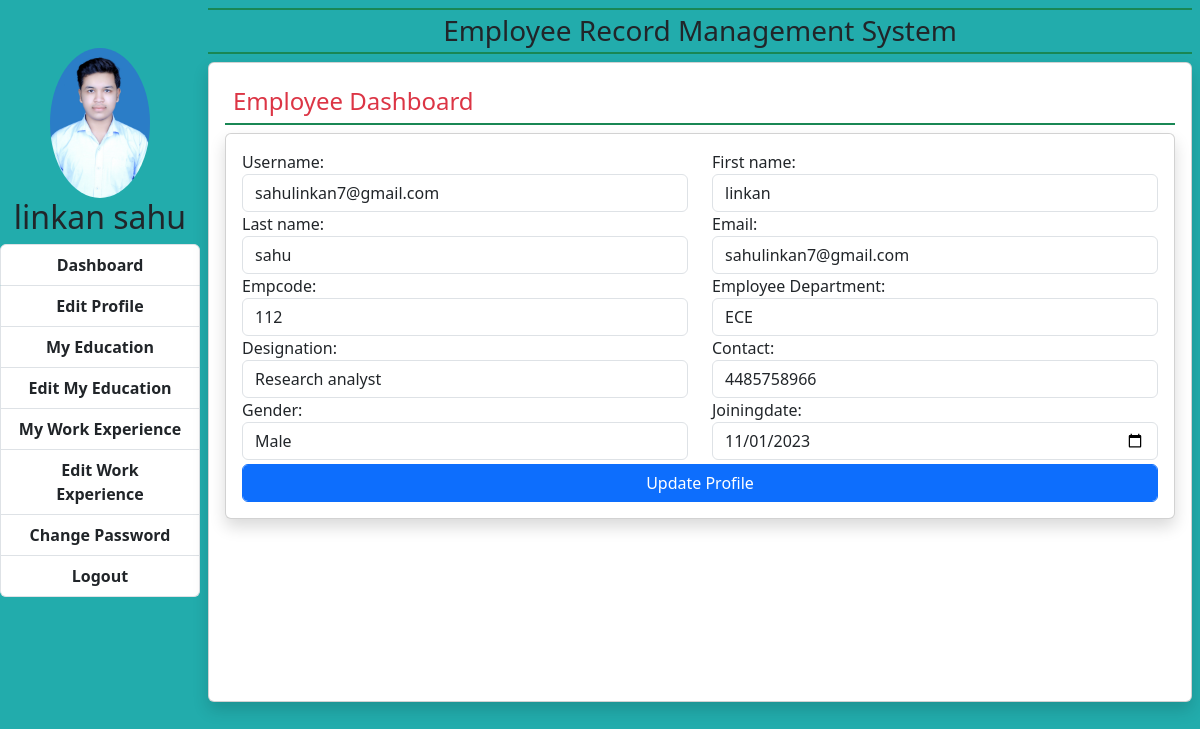
The page /accounts/profile/ (signed in) on the database its author committed.
### accounts/models.py (models this page shows, shortened)
class EmployeeDetail(models.Model):
    user=models.OneToOneField(User,on_delete=models.CASCADE)
    empcode=models.CharField(max_length=40)
    empdept=models.CharField(max_length=100,null=True)
    designation=models.CharField(max_length=100,null=True)
    contact=models.CharField(max_length=15,null=True)
    gender=models.CharField(max_length=20,null=True)
    joiningdate=models.DateField(null=True)

### accounts/views.py (the view)
# urls.py: path("profile/",views.profileview,name="profile"),
def profileview(request):
    if request.user.is_authenticated:
        try:
            usr=EmployeeDetail.objects.get(user=request.user)
            if request.method=='POST':
                fm=EditUserForm(request.POST,instance=request.user)
                fm2=EditprofileForm(request.POST,instance=usr)
                if fm.is_valid() and fm2.is_valid():
                    fm.save()
                    fm2.save()
                    messages.success(request,"your profile got updated !")
                else:
                    messages.error(request,"please update carefully ! ")
            else:
                fm=EditUserForm(instance=request.user)
                fm2=EditprofileForm(instance=usr)
            return render(request,"accounts/profile.html",{'form':fm,'form2':fm2})
        except:
            messages.error(request,"Invalid User")
            return HttpResponseRedirect("/accounts/logout/")
    else:
        return HttpResponseRedirect("/accounts/login/")

### accounts/forms.py
class EditUserForm(forms.ModelForm):
    password=None
    username=forms.CharField(widget=forms.TextInput(attrs={'class':'form-control'}))
    email=forms.CharField(error_messages={'required':'please enter your Email address'},widget=forms.EmailInput(attrs={'class':'form-control'}))
    first_name=forms.CharField(error_messages={'required':'please enter your first name'},widget=forms.TextInput(attrs={'class':'form-control'}))
    last_name=forms.CharField(error_messages={'required':'please enter your last name'},widget=forms.TextInput(attrs={'class':'form-control'}))
    class Meta:
        model=User
        fields=['username','first_name','last_name','email']

class EditprofileForm(forms.ModelForm):
    empcode=forms.CharField(max_length=100,widget=forms.TextInput(attrs={'class':'form-control'}))
    empdept=forms.CharField(label="Employee Department",widget=forms.TextInput(attrs={'class':'form-control'}))
    designation=forms.CharField(widget=forms.TextInput(attrs={'class':'form-control'}))
    contact=forms.CharField(max_length=10,widget=forms.TextInput(attrs={'class':'form-control'}))
    gender=forms.CharField(widget=forms.TextInput(attrs={'class':'form-control'}))
    joiningdate=forms.CharField(widget=forms.DateInput(attrs={'class':'form-control','type':'date'}))
    class Meta:
        model=EmployeeDetail
        fields="__all__"
        exclude=['user']

### accounts/templates/accounts/profile.html (shortened to what this page needs)
{% extends "core/base2.html" %}
{% block main %}
<h4 class="text-danger p-2 border-bottom border-success border-2">Employee Dashboard</h4>
<div class="card shadow">
    <div class="card-body">
        <form action="" method="post" novalidate>
            <div class="row">
                {% for field in form %}
                    <div class="col-sm-6">
                        {{field.label_tag}}
                        {{field}}
                    </div>
                {% endfor %}
                {% for field in form2 %}
                    <div class="col-sm-6">
                        {{field.label_tag}}
                        {{field}}
                    </div>
                {% endfor %}
            </div>
            <input type="submit" value="Update Profile" class="btn btn-primary form-control mt-1">
        </form>
    </div>
</div>
{% endblock main %}

### core/templates/core/base2.html (shortened to what this page needs)
<!DOCTYPE html>
{% load static %}
<html lang="en">
<head>
    {% block corecss %}
        <link rel="stylesheet" href="{% static 'core/css/bootstrap.css' %}">
        <link rel="stylesheet" href="{% static 'core/css/bootstrap.min.css' %}">
        <link rel="stylesheet" href="{% static 'core/css/core.css' %}">
    {% endblock corecss %}
</head>
<body>
    <div class="container-fluid">
        <div class="row">
            <div class="col-sm-2 p-0">
                <div class="text-center">
                    <img class="img-fluid mt-5 rounded-circle" src="{% static 'accounts/images/IMG_4616_compressed.jpg' %}" alt="image" width="100px" height="100px">
                    <h2>{{request.user.first_name}} {{request.user.last_name}}</h2>
                </div>
                <div class="list-group text-center">
                    <a href="" class="fw-bold list-group-item text-decoration-none list-group-item-action">Dashboard</a>
                    <a href="{% url 'profile' %}" class="fw-bold list-group-item text-decoration-none list-group-item-action">Edit Profile</a>
                    <a href="{% url 'showeducation' %}" class="fw-bold list-group-item text-decoration-none list-group-item-action">My Education</a>
                    <a href="{% url 'education' %}" class="fw-bold list-group-item text-decoration-none list-group-item-action">Edit My Education</a>
                    <a href="" class="fw-bold list-group-item text-decoration-none list-group-item-action">My Work Experience</a>
                    <a href="{% url 'experience' %}" class="fw-bold list-group-item text-decoration-none list-group-item-action">Edit Work Experience</a>
                    <a href="{% url 'changepass' %}" class="fw-bold list-group-item text-decoration-none list-group-item-action">Change Password</a>
                    <a href="{% url 'logout' %}" class="fw-bold list-group-item text-decoration-none list-group-item-action">Logout</a>
                </div>
            </div>
            <div class="col-sm-10 p-0">
                <div class="container-fluid p-2">
                    <h3 class="text-center border-bottom border-success border-2 border-top p-1">Employee Record Management System</h3>
                    <div class="card empcard shadow">
                        <div class="card-body">
                            {% block main %}
                            {% endblock main %}
                        </div>
                    </div>
                </div>
            </div>
        </div>
    </div>
</body>
</html>

### core/static/core/css/core.css (style rules this page uses)
html,body { height: 100%; background-color: rgb(34, 172, 172); }
.empcard { min-height: 80vh; }
.container-fluid { min-height: 100%; }
label { font-weight: 500; }

### rows shown on the page
EmployeeDetail: form2 "112" "ECE" "Research analyst" "4485758966" "Male" "11/01/2023"

### other values the page prints
{{ request.user.first_name }} "linkan"
{{ request.user.last_name }} "sahu"
{{ field.label_tag }} "Username:" "First name:" "Last name:" "Email:"
{{ field.label_tag }} "Empcode:" "Employee Department:" "Designation:" "Contact:" "Gender:" "Joiningdate:"
